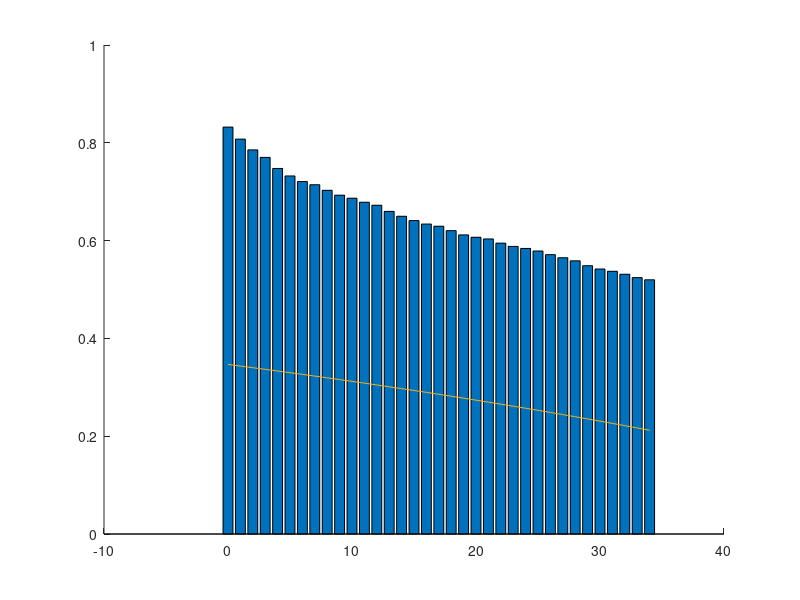

Recreate this plot in MATLAB. (Note: this script raises an error after producing the figure.)
% The script loads the csv files that have been created with the
% fig_Probabilities\fig_DistancesNormalizedByDelta.m script
% it then calculates and plots as histograms the probabilities P(O|R)
% for a specific value of the target Op

clear;
clc;

Op = 35;
R_values = load("data_R.csv");
O_values = load("data_O.csv");

jj = 1;

for r=0:(Op-1)
    c = 0;
    for ii=1:size(R_values,1)
        % if (r-0.5)<=R_values(ii) && (R_values(ii)<(r+0.5))
        if (R_values(ii)<(r+0.5))
            data(jj,r+1) = O_values(ii);            
            jj=jj+1;
        end
    end    
    column_data = data(:,r+1);
    not_zero_data = column_data>0;
    N = size(column_data(not_zero_data),1);
    for kk=1:N
        % if (Op-0.5)<=column_data(kk) && (column_data(kk)<(Op+0.5))
        if (column_data(kk)<(Op+0.5))
            c = c+1;
        end
    end
    prob(r+1,1)=c/N;
    jj = 1;
end

x1 = linspace(0,Op-1,Op);

hold on 

bar(x1, prob);


% % Probability for Op=o given R=r
% y1 = (1./(100-x1));

% % Probability for Op<=o given R=r
% y1 = ((Op-x1)./(100-x1));

% Probability for Op=o given R<=r
% y1 = (2./(2*100-x1-1));

% % Probability for Op<=o given R<=r
y1 = (2*Op-x1-1)./(2*100-x1-1);

p = plot(x1,y1,'Color','#EDB120');
p.LineWidth = 1.5;

x2 = Op-1;
xline(x2,'--','Color','#D95319');

% xticks(Op-1)
% xticklabels({sprintf('$x=%d$', Op-1)})
% xaxisproperties= get(gca, 'XAxis');
% xaxisproperties.TickLabelInterpreter = 'latex';

% xline(x2,'--','Color','#D95319','Label',{sprintf('${O_{p}-1}=%d$', x2)},'FontSize',12,'Interpreter','latex','LabelHorizontalAlignment','center', 'LabelVerticalAlignment','top');

% x3 = 100;
% xline(x3,'--','Color','#77AC30','Label',{sprintf('$\\delta=%d$',x3)},'FontSize',12,'Interpreter','latex','LabelHorizontalAlignment','center', 'LabelVerticalAlignment','middle');

hold off
grid on
axis([-1 100 0 1])
xlabel('Random Point');
ylabel('Probability');
legend('Sample Data','Fitted Probability','${R_i}$ Upper Limit','Location','northeast','Interpreter','latex')
% legend('Sample Data','Fitted Probability','Upper Limit for {I_r}','Upper Bound','Location','northeast','NumColumns',2)